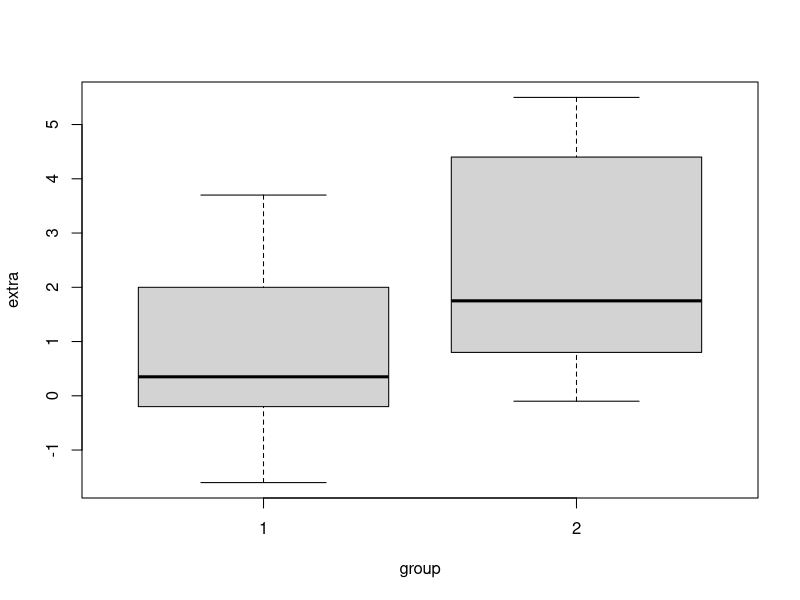
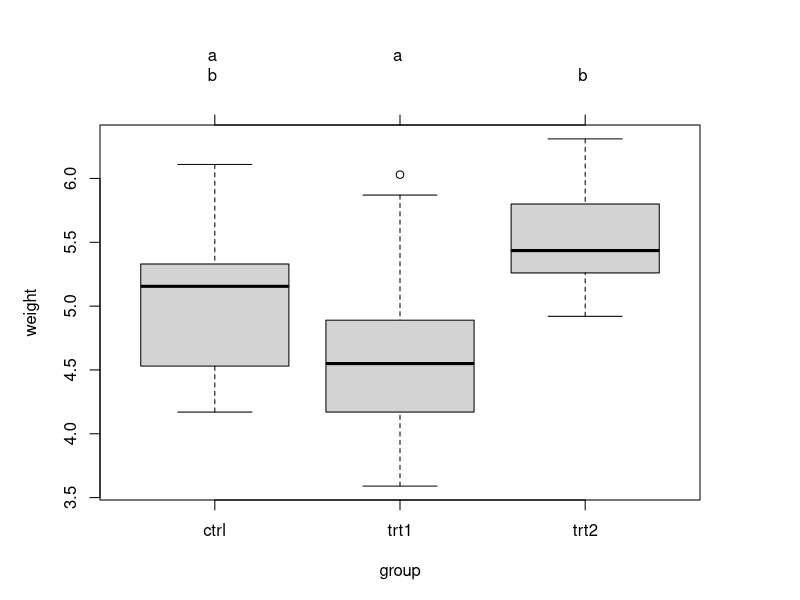
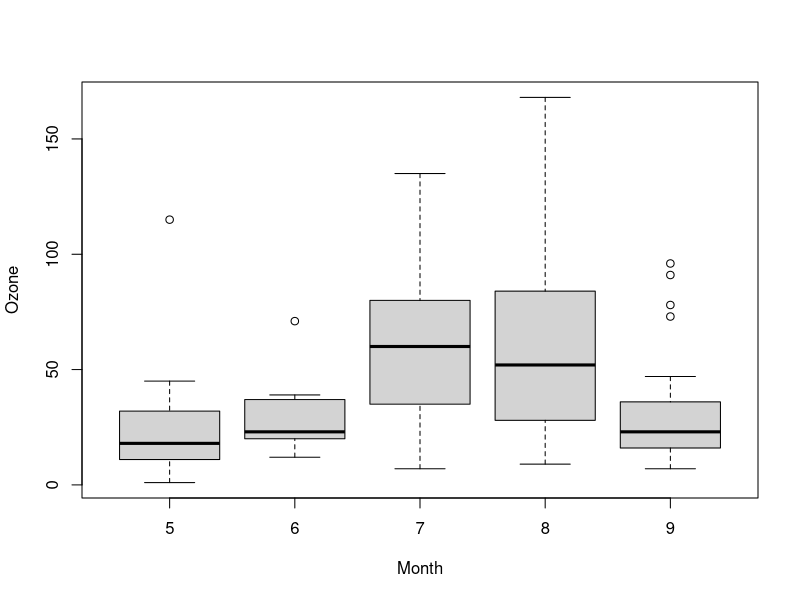

Source code (R) for these figures, in order:
## ---- chunk 1
set.seed(42)
## ---- chunk 2
## Classical example: Student's sleep data
plot(extra ~ group, data = sleep)
## ---- chunk 3
## Formula interface
t.test(extra ~ group, data = sleep)
## ---- chunk 4
x = rnorm(20, mean = 2)
t.test(x)
## ---- chunk 5
x1 = rnorm(20, mean = 2)
x2 = rnorm(20, mean = 3)
t.test(x1,x2, var.equal = T)
## ---- chunk 6
x1 = rnorm(20, mean = 2, sd = 1)
x2 = rnorm(20, mean = 3, sd = 2)
t.test(x1,x2)
## ---- chunk 7
x1 = rnorm(20, mean = 2)
x2 = rnorm(20, mean = 3)
t.test(x1,x2, paired = T, var.equal = F)
## ---- chunk 8
x1 = rnorm(20, mean = 2)
x2 = rlnorm(20, mean = 3)

wilcox.test(x1, x2)

## ---- chunk 9
x1 = rnorm(20, mean = 2)
x2 = rlnorm(20, mean = 3)

wilcox.test(x1, x2, paired = T)

## ---- chunk 10
x = aov(weight ~ group, data = PlantGrowth)
summary(x)
## ---- chunk 11
TukeyHSD(x)
## ---- chunk 12
# install.packages("multcomp")
library(multcomp)
tuk = glht(x, linfct = mcp(group = "Tukey")) #performs Tukey pairwise comparisons
tuc.cld = cld(tuk) # assigns different letters to significantly different groups

old.par = par(mai = c(1, 1, 1.25, 1), no.readonly = T)
plot(tuc.cld) # draws boxplot + letters from cld function
par(old.par)
## ---- chunk 13
boxplot(Ozone ~ Month, data = airquality)
kruskal.test(Ozone ~ Month, data = airquality)
## ---- chunk 14
wb <- aggregate(warpbreaks$breaks,
                by = list(w = warpbreaks$wool,
                          t = warpbreaks$tension),
                FUN = mean)
#wb
friedman.test(wb$x, wb$w, wb$t)
# Alternative: friedman.test(x ~ w | t, data = wb)
# Note that x is the response, w is the group, and t are the blocks that are paired
## ---- chunk 15
x <- rnorm(50, mean = 0, sd = 2)
y <- rnorm(30, mean = 1, sd = 1)
var.test(x, y)                  # Do x and y have the same variance? - Significantly different
## ---- chunk 16
x <- rnorm(50, mean = 0, sd = 1)
y <- rnorm(30, mean = 1, sd = 1)
z <- rnorm(30, mean = 1, sd = 1)
bartlett.test(list(x, y, z))                # Do x, y and z have the same variance? - Not sigificantly different
## ---- chunk 17
## Conover (1971), p. 97f.
## Under (the assumption of) simple Mendelian inheritance, a cross
##  between plants of two particular genotypes produces progeny 1/4 of
##  which are "dwarf" and 3/4 of which are "giant", respectively.
##  In an experiment to determine if this assumption is reasonable, a
##  cross results in progeny having 243 dwarf and 682 giant plants.
##  If "giant" is taken as success, the null hypothesis is that p =
##  3/4 and the alternative that p != 3/4.
binom.test(c(682, 243), p = 3/4)
binom.test(682, 682 + 243, p = 3/4)   # The same.
## => Data are in agreement with H0
## ---- chunk 18
## Data from Fleiss (1981), p. 139.
## H0: The null hypothesis is that the four populations from which
##     the patients were drawn have the same true proportion of smokers.
## A:  The alternative is that this proportion is different in at
##     least one of the populations.
smokers  <- c( 83, 90, 129, 70 )
patients <- c( 86, 93, 136, 82 )
prop.test(smokers, patients)
##  => Data are not in agreement with H0
## ---- chunk 19
## From Agresti(2007) p.39
M <- as.table(rbind(c(762, 327, 468), c(484, 239, 477)))
dimnames(M) <- list(gender = c("F", "M"),
                    party = c("Democrat","Independent", "Republican"))
chisq.test(M)
## ---- chunk 20
shapiro.test(rnorm(100, mean = 5, sd = 3))
## ---- chunk 21
x <- rnorm(50)
y <- runif(30)
# Do x and y come from the same distribution?
ks.test(x, y)

# Does x come from a shifted gamma distribution with shape 3 and rate 2?
ks.test(x+2, "pgamma", 3, 2) # two-sided, exact
ks.test(x+2, "pgamma", 3, 2, exact = FALSE)
ks.test(x+2, "pgamma", 3, 2, alternative = "gr")
## ---- chunk 22
cor.test(airquality$Ozone, airquality$Wind)
## ---- chunk 23
library(vegan)
## Is vegetation related to environment?
data(varespec)
data(varechem)
veg.dist <- vegdist(varespec) # Bray-Curtis
env.dist <- vegdist(scale(varechem), "euclid")
mantel(veg.dist, env.dist)
mantel(veg.dist, env.dist, method="spear")
